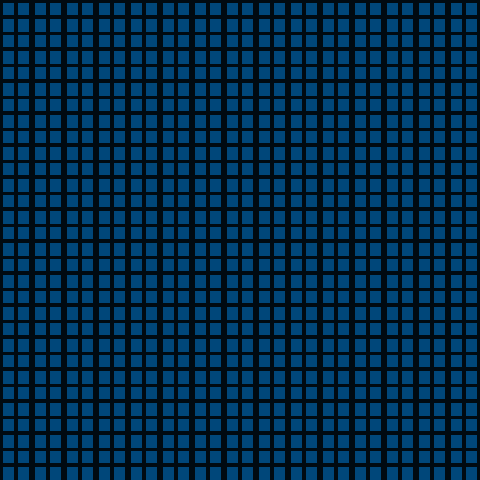

Below is a game level as drawn by its tile map, then a one-line description and the .tmx file that defines it, in full:
An orthogonal 15x15 tile map with 32x32 px tiles, 1 tile layer (Tile Layer 1).

<map version="1.2" tiledversion="1.3.3" orientation="orthogonal" renderorder="right-down" width="15" height="15" tilewidth="32" tileheight="32" infinite="0" nextlayerid="2" nextobjectid="1">
 <tileset firstgid="1" name="sprites" tilewidth="32" tileheight="32" tilecount="64" columns="8">
  <image source="sprites.png" width="256" height="256" />
 </tileset>
 <layer id="1" name="Tile Layer 1" width="15" height="15">
  <data encoding="csv">
1,1,1,1,1,1,1,1,1,1,1,1,1,1,1,
1,1,1,1,1,1,1,1,1,1,1,1,1,1,1,
1,1,1,1,1,1,1,1,1,1,1,1,1,1,1,
1,1,1,1,1,1,1,1,1,1,1,1,1,1,1,
1,1,1,1,1,1,1,1,1,1,1,1,1,1,1,
1,1,1,1,1,1,1,1,1,1,1,1,1,1,1,
1,1,1,1,1,1,1,1,1,1,1,1,1,1,1,
1,1,1,1,1,1,1,1,1,1,1,1,1,1,1,
1,1,1,1,1,1,1,1,1,1,1,1,1,1,1,
1,1,1,1,1,1,1,1,1,1,1,1,1,1,1,
1,1,1,1,1,1,1,1,1,1,1,1,1,1,1,
1,1,1,1,1,1,1,1,1,1,1,1,1,1,1,
1,1,1,1,1,1,1,1,1,1,1,1,1,1,1,
1,1,1,1,1,1,1,1,1,1,1,1,1,1,1,
1,1,1,1,1,1,1,1,1,1,1,1,1,1,1
</data>
 </layer>
</map>